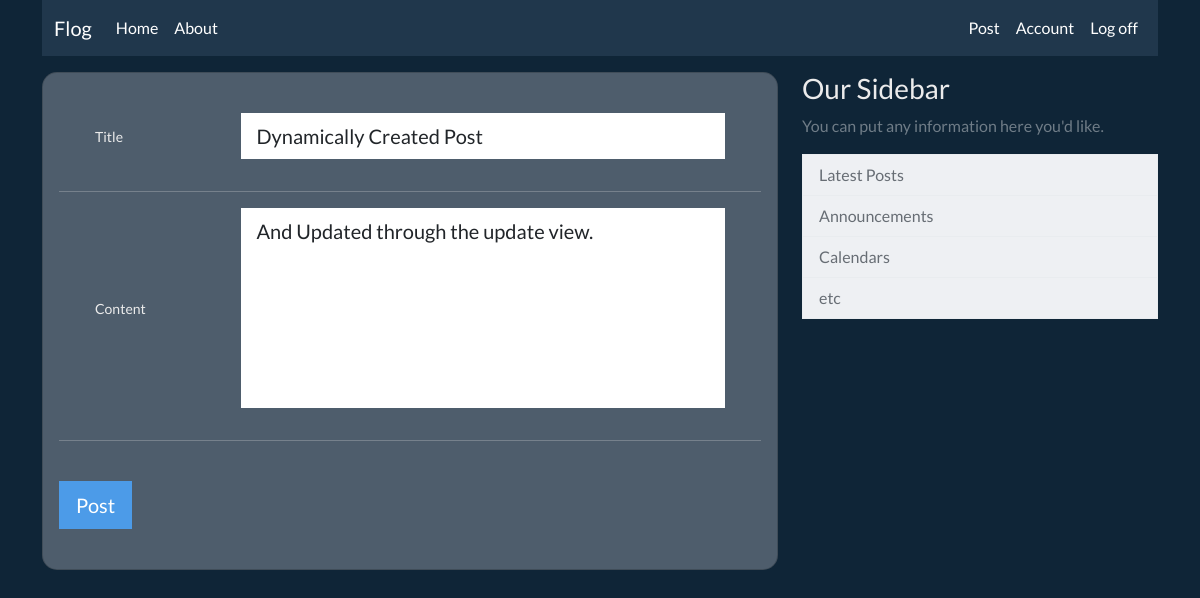
The app's page /post/2/update (signed in) with its own data.
### app/models.py (models this page shows, shortened)
class Post(db.Model):
    id = db.Column(db.Integer, primary_key=True)
    title = db.Column(db.String(100), nullable=False)
    content = db.Column(db.Text, nullable=False)
    date_posted = db.Column(db.DateTime, nullable=False,
                            default=datetime.utcnow)
    user_id = db.Column(db.Integer, db.ForeignKey('user.id'), nullable=False)

### app/routes.py (the view)
@app.route("/post/<int:post_id>/update", methods=['GET', 'POST'])
@login_required
def update_post(post_id):
    post = Post.query.get_or_404(post_id)
    if post.author != current_user:
        abort(403)
    form = PostForm()
    if form.validate_on_submit():
        post.title = form.title.data
        post.content = form.content.data
        db.session.commit()
        flash('Your post has been updated!', 'success')
        return redirect(url_for('get_post', post_id=post.id))
    elif request.method == 'GET':
        form.title.data = post.title
        form.content.data = post.content
    return render_template('new_post.html', title='Update Post',
                           form=form, post=post)

### app/forms.py
class PostForm(FlaskForm):
    title = StringField('Title', validators=[DataRequired(), Length(max=100)])
    content = TextAreaField('Content', validators=[DataRequired()])
    submit = SubmitField('Post')

### app/models.py (called while the page is built)
@login_manager.user_loader
def user_loader(user_id):
    return User.query.get(int(user_id))

### app/templates/new_post.html (shortened to what this page needs)
{% extends 'layout.html' %}
{% block content %}
<form method="POST" action="">
    <div class="card" style="border-radius: 15px;">
        <div class="card-body">
            <div class="row align-items-center pt-4 pb-3">
                <div class="col-md-3 ps-5">
                    {{ form.title.label(class="mb-0") }}
                </div>
                <div class="col-md-9 pe-5">
                    {{form.title(class="form-control form-control-lg")}}
                </div>
            </div>
            <hr class="mx-n3">
            <div class="row align-items-center pb-3">
                <div class="col-md-3 ps-5">
                    {{ form.content.label(class="mb-0") }}
                </div>
                <div class="col-md-9 pe-5">
                    {{form.content(class="form-control form-control-lg", style="resize: none; height: 200px;")}}
                </div>
            </div>
            <hr class="mx-n3">
            <div class="py-4">
                {{ form.submit(class="btn btn-primary btn-lg") }}
            </div>
        </div>
    </div>
</form>
{% endblock content %}

### records on screen
Post: title "Dynamically Created Post", content "And Updated through the update view."
